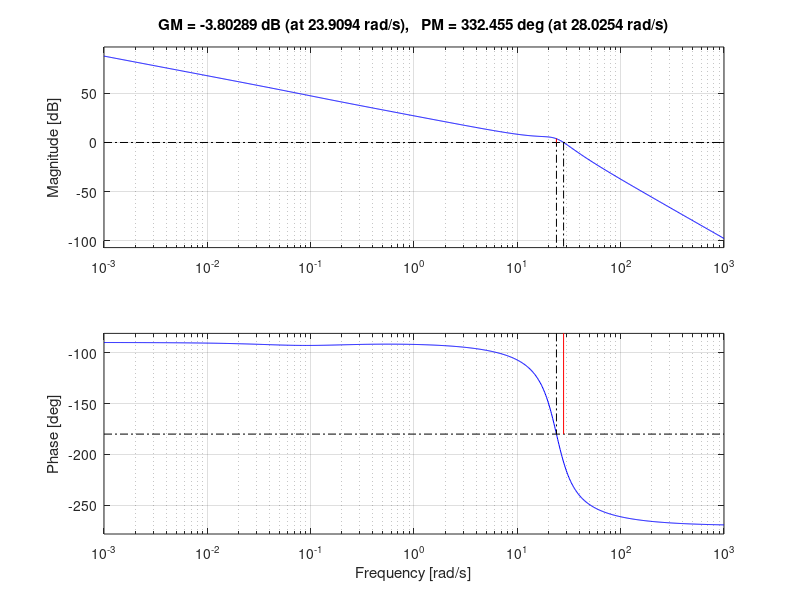
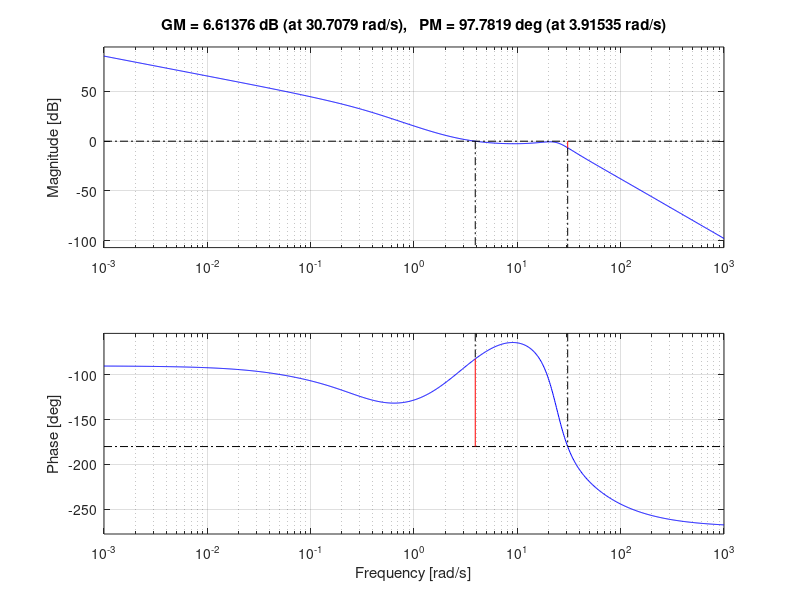
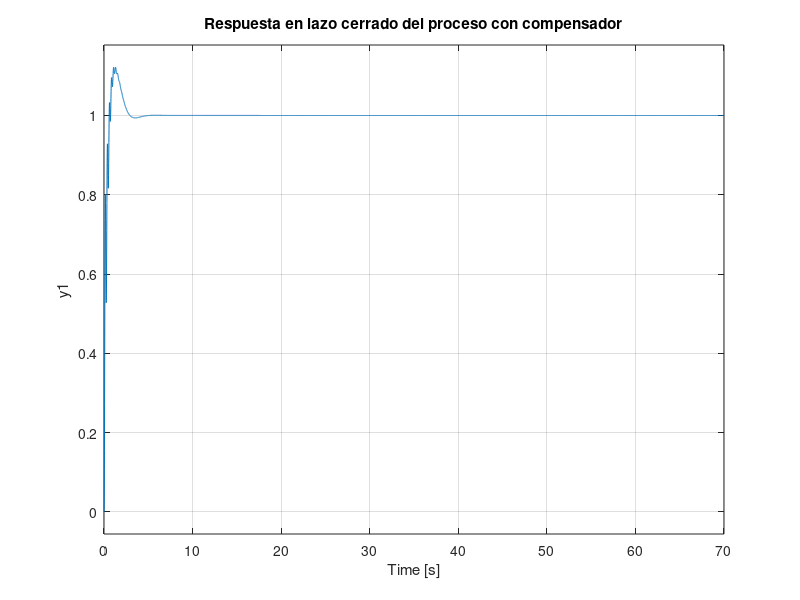
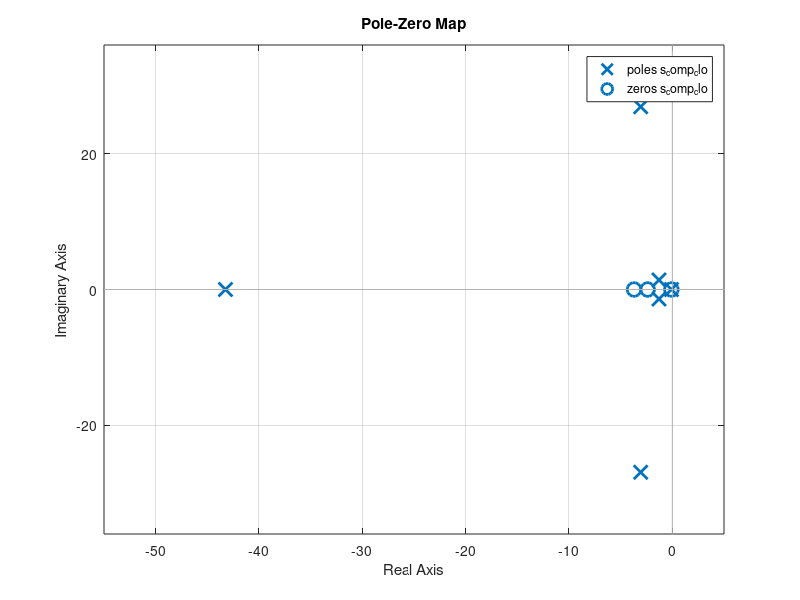

Reproduce these figures in MATLAB, in order.
clc
clear 
close all
Kc=24.99
den=[1 14.71 573 47.54 0]
num=[518.4 47.56]
g=tf(Kc*num,den)
%%
gl=feedback(g,1);
figure
step(gl)
figure
margin(g)
grid on
[Gm,Pm,wg,Wcp] = margin(g)
wg%2;
%%
wm=wg*0.1
T2=1/wm;
z2=1/T2
MF_d=45;
phi=MF_d+5;
B=(sind(phi)+1)/(1-sind(phi))
p2=1/(B*T2)
%%
z1=3.7016; 
p1=37.016;
num=conv([1 z1],[1 z2]);
den=conv([1 p1],[1 p2]);
gc=tf(num,den);
s_comp=gc*g;
figure
margin(s_comp)
s_comp_clo=feedback(s_comp,1);
figure
step(s_comp_clo)
title('Respuesta en lazo cerrado del proceso con compensador')

figure
pzmap(s_comp_clo)